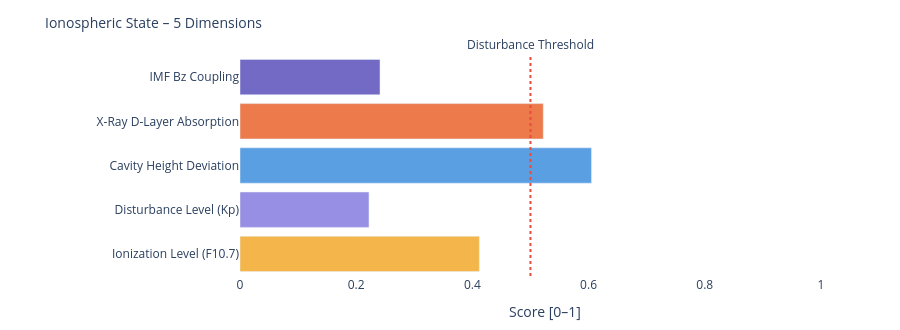

Notebook code cell kept with this figure:
### Markdown cell above
---
### 📐 Systemic Insight: Geometric Cavity vs. Real Schumann Resonance

**Relevant for:** Layer 6 = delta analysis &nbsp;|&nbsp; Layer 7 = feature vector / system interpretation

A cavity height change from 80 km to 70 km shifts the **idealized geometric frequencies** only minimally:

| Modus | Aktuell | Referenz | Δ |
|-------|---------|----------|---|
| SR-1 | 10.4762 Hz | 10.4599 Hz | +16 mHz |
| SR-2 | 18.1452 Hz | 18.1171 Hz | +28 mHz |
| SR-3 | 25.6612 Hz | 25.6215 Hz | +40 mHz |
| SR-4 | 33.1285 Hz | 33.0772 Hz | +51 mHz |

The geometric effect is limited because 10 km is very small compared to Earth's radius (~6371 km).

**Consequence:** Real Schumann deviations are likely driven more strongly by **conductivity, damping, day/night structure, lightning distribution and source geometry** than by pure cavity height.

---

**Layer 6 compares:**
```
geometric Δ from Layer 4  vs.  observed Δ from real Schumann measurement data
```

**Layer 7 Feature:**
```
If real Δ >> geometric Δ  →  non-geometric factors dominant
```

### Code cell
# ============================================================
# IONOSPHERIC STATE – Summary gauge
# Five dimensions: ionization, disturbance, cavity height, X-Ray, Bz coupling
# ============================================================

def norm(v, lo, hi):
    if v is None: return None
    return round(max(0.0, min(1.0, (v - lo) / (hi - lo))), 3)

# Ionization level (F10.7 → F2-Layer)
ioniz = norm(f107_val, 60, 250)

# Disturbance level (Kp → E/F-Layer irregularities)
disturb = norm(kp_val, 0, 9)

# Cavity height deviation from reference (80 km)
h_dev = norm(abs(h_eff - 80), 0, 20)

# X-Ray ionization (D-Layer absorption)
xray_ioniz = None
if xray_now is not None:
    xray_ioniz = norm(math.log10(max(xray_now, 1e-9)) + 9, 0, 5)

# Bz coupling (southward Bz → stronger magnetosphere-ionosphere coupling)
bz_coupling = norm(-(bz_now or 0), -5, 30) if bz_now is not None else None

dims = [
    ('Ionization Level (F10.7)',    ioniz,      '#F2A623'),
    ('Disturbance Level (Kp)',      disturb,    '#7F77DD'),
    ('Cavity Height Deviation',     h_dev,      '#378ADD'),
    ('X-Ray D-Layer Absorption',    xray_ioniz, '#E85D24'),
    ('IMF Bz Coupling',             bz_coupling,'#534AB7'),
]

fig = go.Figure()
for name, val, col in dims:
    if val is not None:
        h = int(val * 20)
        bar = '█' * h + '░' * (20 - h)
        label = f'{name}:  {bar}  {val:.3f}'
    else:
        label = f'{name}:  {"─" * 20}  n/a'
    fig.add_trace(go.Bar(
        x=[val if val is not None else 0],
        y=[name],
        orientation='h',
        marker_color=col, opacity=0.82,
        showlegend=False
    ))

fig.add_vline(x=0.5, line_dash='dot', line_color='#e74c3c',
              annotation_text='Disturbance Threshold', annotation_position='top')
fig.update_layout(
    title=dict(text='Ionospheric State – 5 Dimensions', font=dict(size=14)),
    xaxis=dict(title='Score [0–1]', range=[0, 1.05]),
    height=330, plot_bgcolor='rgba(0,0,0,0)', paper_bgcolor='rgba(0,0,0,0)',
    margin=dict(l=240, r=50, t=55, b=40)
)
fig.show()

print(f'\nIonospheric state:')
for name, val, _ in dims:
    print(f'  {name:<35} {val:.3f}' if val is not None else f'  {name:<35} n/a')

### Figure 1 — Plotly figure (JSON) as saved in the notebook; plotly's stock layout.template omitted (floating-point values rounded to 4 significant figures)
{"data": [{"marker": {"color": "#F2A623"}, "opacity": 0.82, "orientation": "h", "showlegend": false, "type": "bar", "x": [0.412], "y": ["Ionization Level (F10.7)"]}, {"marker": {"color": "#7F77DD"}, "opacity": 0.82, "orientation": "h", "showlegend": false, "type": "bar", "x": [0.222], "y": ["Disturbance Level (Kp)"]}, {"marker": {"color": "#378ADD"}, "opacity": 0.82, "orientation": "h", "showlegend": false, "type": "bar", "x": [0.605], "y": ["Cavity Height Deviation"]}, {"marker": {"color": "#E85D24"}, "opacity": 0.82, "orientation": "h", "showlegend": false, "type": "bar", "x": [0.522], "y": ["X-Ray D-Layer Absorption"]}, {"marker": {"color": "#534AB7"}, "opacity": 0.82, "orientation": "h", "showlegend": false, "type": "bar", "x": [0.241], "y": ["IMF Bz Coupling"]}], "layout": {"annotations": [{"showarrow": false, "text": "Disturbance Threshold", "x": 0.5, "xanchor": "center", "xref": "x", "y": 1, "yanchor": "bottom", "yref": "y domain"}], "height": 330, "margin": {"b": 40, "l": 240, "r": 50, "t": 55}, "paper_bgcolor": "rgba(0,0,0,0)", "plot_bgcolor": "rgba(0,0,0,0)", "shapes": [{"line": {"color": "#e74c3c", "dash": "dot"}, "type": "line", "x0": 0.5, "x1": 0.5, "xref": "x", "y0": 0, "y1": 1, "yref": "y domain"}], "title": {"font": {"size": 14}, "text": "Ionospheric State – 5 Dimensions"}, "xaxis": {"range": [0, 1.05], "title": {"text": "Score [0–1]"}}}}
